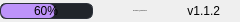
              <widget class="QFrame" name="bottomBar">
               <property name="minimumSize">
                <size>
                 <width>0</width>
                 <height>22</height>
                </size>
               </property>
               <property name="maximumSize">
                <size>
                 <width>16777215</width>
                 <height>22</height>
                </size>
               </property>
               <property name="frameShape">
                <enum>QFrame::NoFrame</enum>
               </property>
               <property name="frameShadow">
                <enum>QFrame::Raised</enum>
               </property>
               <layout class="QHBoxLayout" name="horizontalLayout_5">
                <property name="spacing">
                 <number>0</number>
                </property>
                <property name="leftMargin">
                 <number>0</number>
                </property>
                <property name="topMargin">
                 <number>0</number>
                </property>
                <property name="rightMargin">
                 <number>0</number>
                </property>
                <property name="bottomMargin">
                 <number>0</number>
                </property>
                <item>
                 <widget class="QProgressBar" name="progressBar">
                  <property name="sizePolicy">
                   <sizepolicy hsizetype="Expanding" vsizetype="Maximum">
                    <horstretch>0</horstretch>
                    <verstretch>0</verstretch>
                   </sizepolicy>
                  </property>
                  <property name="maximumSize">
                   <size>
                    <width>16777215</width>
                    <height>16</height>
                   </size>
                  </property>
                  <property name="styleSheet">
                   <string notr="true">QProgressBar {
    background-color: rgb(33, 37, 43);
    border: 1px solid rgb(44, 49, 58);
    border-radius: 6px;
    text-align: center;
}

QProgressBar::chunk {
    background-color: rgb(189, 147, 249);
    border-radius: 6px;
}</string>
                  </property>
                  <property name="value">
                   <number>60</number>
                  </property>
                 </widget>
                </item>
                <item>
                 <spacer name="horizontalSpacer_2">
                  <property name="orientation">
                   <enum>Qt::Horizontal</enum>
                  </property>
                  <property name="sizeType">
                   <enum>QSizePolicy::Maximum</enum>
                  </property>
                  <property name="sizeHint" stdset="0">
                   <size>
                    <width>40</width>
                    <height>20</height>
                   </size>
                  </property>
                 </spacer>
                </item>
                <item>
                 <widget class="QLabel" name="creditsLabel">
                  <property name="maximumSize">
                   <size>
                    <width>16777215</width>
                    <height>16</height>
                   </size>
                  </property>
                  <property name="font">
                   <font>
                    <family>Segoe UI</family>
                    <pointsize>-1</pointsize>
                    <weight>50</weight>
                    <italic>false</italic>
                    <bold>false</bold>
                   </font>
                  </property>
                  <property name="text">
                   <string>Developed by @OfficialAhmed0</string>
                  </property>
                  <property name="alignment">
                   <set>Qt::AlignLeading|Qt::AlignLeft|Qt::AlignVCenter</set>
                  </property>
                 </widget>
                </item>
                <item>
                 <spacer name="horizontalSpacer_3">
                  <property name="orientation">
                   <enum>Qt::Horizontal</enum>
                  </property>
                  <property name="sizeHint" stdset="0">
                   <size>
                    <width>40</width>
                    <height>20</height>
                   </size>
                  </property>
                 </spacer>
                </item>
                <item>
                 <widget class="QLabel" name="version">
                  <property name="text">
                   <string>v1.1.2</string>
                  </property>
                  <property name="alignment">
                   <set>Qt::AlignRight|Qt::AlignTrailing|Qt::AlignVCenter</set>
                  </property>
                 </widget>
                </item>
                <item>
                 <widget class="QFrame" name="frame_size_grip">
                  <property name="minimumSize">
                   <size>
                    <width>20</width>
                    <height>0</height>
                   </size>
                  </property>
                  <property name="maximumSize">
                   <size>
                    <width>20</width>
                    <height>16777215</height>
                   </size>
                  </property>
                  <property name="frameShape">
                   <enum>QFrame::NoFrame</enum>
                  </property>
                  <property name="frameShadow">
                   <enum>QFrame::Raised</enum>
                  </property>
                 </widget>
                </item>
               </layout>
              </widget>
